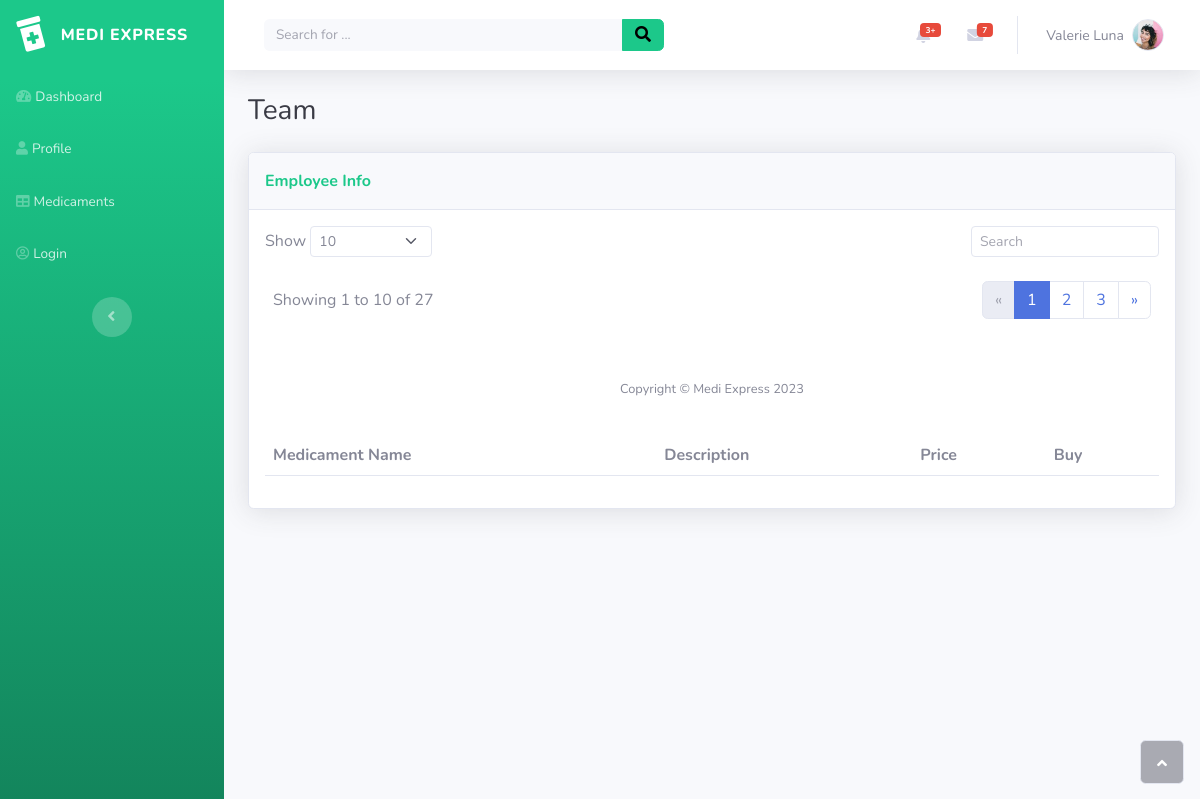
The app's page /medicaments, older data.
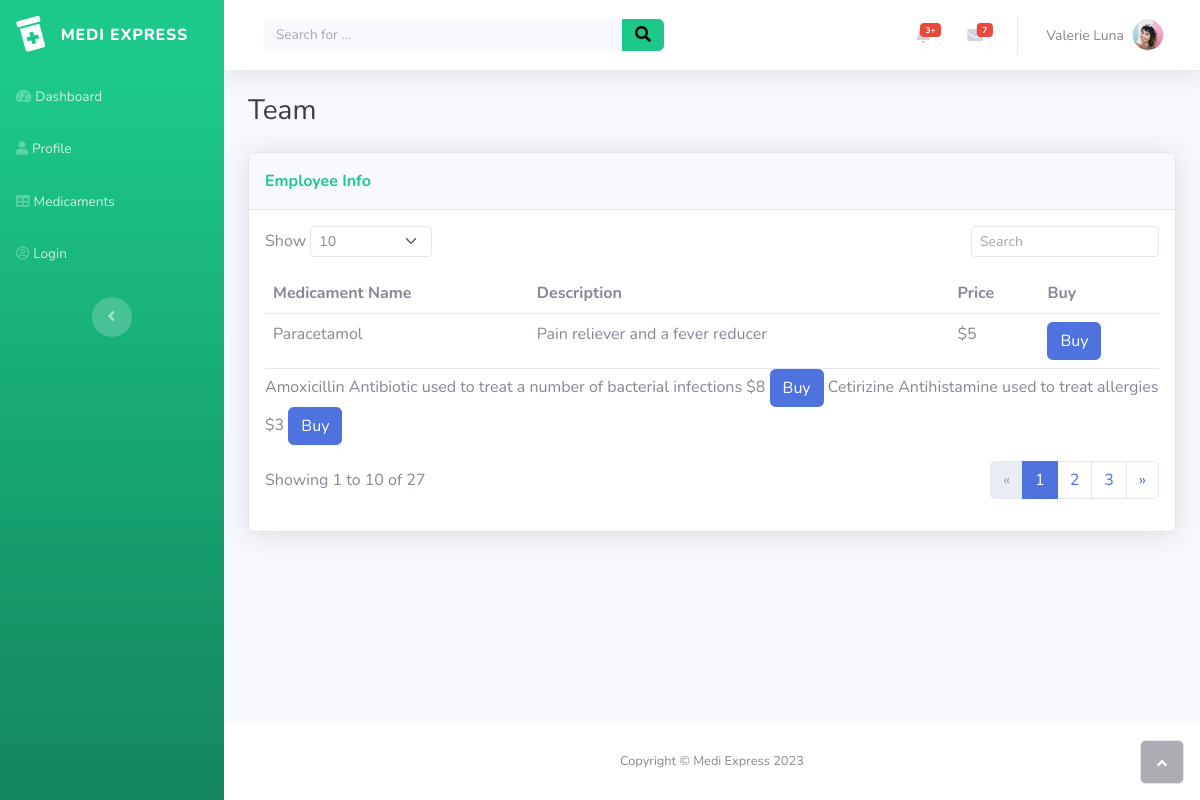
The same page, newer data.
### tables this page shows
CREATE TABLE medicaments (
     id INT AUTO_INCREMENT PRIMARY KEY,
     name VARCHAR(255) NOT NULL,
     description TEXT,
     price INT NOT NULL,
     quantity_in_stock INT NOT NULL
);

### app/Controllers/Controller.php (called while the page is built, shortened)
<?php
class Controller
{
    protected function render($view, $data = [])
    {
        extract($data);
        require_once __DIR__ . "/../../Views/$view.php";
    }
}

### app/Controllers/MedicamentController.php (called while the page is built, shortened)
<?php
class MedicamentController extends Controller {
    private $MedicamentModel;
    public function __construct(){
        $this->MedicamentModel = new Medicament();
    }
    public function displayMedicaments(){
        $results = $this->MedicamentModel->display_medicaments();
        $this->render('medicaments', ['results' => $results]);
    }
}

### public/index.php (called while the page is built, shortened)
<?php
$uri = parse_url($_SERVER['REQUEST_URI'], PHP_URL_PATH);
$method = $_SERVER['REQUEST_METHOD'];
$router = require_once 'routes.php';
try {
    $route = $router->route($uri, $method);
} catch (Exception $e) {
    http_response_code(404);
    echo "404 Page Not Found";
    exit;
}
$controller = new $route['controller']();
$action = $route['action'];
$controller->$action();

### Core/Database.php (called while the page is built, shortened)
<?php
class Database
{
    private static $instance = null;
    private $pdo;
    private $statement;
    public static function getInstance()
    {
        if (self::$instance === null) {
            self::$instance = new self();
        }
        return self::$instance;
    }
    private function connect()
    {
        try {
            $dsn = "mysql:host=" . $_ENV['DB_HOST'] . ";dbname=" . $_ENV['DB_NAME'];
            $options = [
                PDO::ATTR_PERSISTENT => true,
                PDO::ATTR_ERRMODE => PDO::ERRMODE_EXCEPTION,
            ];
            $this->pdo = new PDO($dsn, $_ENV['DB_USER'], $_ENV['DB_PASS'], $options);
        } catch (PDOException $e) {
            throw new PDOException($e->getMessage(), (int)$e->getCode());
        }
    }
    public function query($sql)
    {
        $this->statement = $this->pdo->prepare($sql);
        return $this;
    }
    public function execute()
    {
        try {
            return $this->statement->execute();
        } catch (PDOException $e) {
            throw new PDOException($e->getMessage(), (int)$e->getCode());
        }
    }
    public function fetchAllRecords()
    {
        $this->execute();
        return $this->statement->fetchAll(PDO::FETCH_OBJ);
    }
}

### app/Models/Medicament.php (called while the page is built, shortened)
<?php
class Medicament{
    protected $db;
    public function __construct() {
        $this->db = Database::getInstance();
    }
    public function display_medicaments()
    {
        $sql = "SELECT * FROM medicaments";
        $this->db->query($sql);
        $results = $this->db->fetchAllRecords();
        return $results;
    }
}

### Views/medicaments.php (the view, shortened to what the changed rows need)
<!DOCTYPE html>
<html data-bs-theme="light" lang="en">
<head>
    <link rel="stylesheet" href="assets/bootstrap/css/bootstrap.min.css">
    <link rel="stylesheet" href="assets/fonts/fontawesome-all.min.css">
</head>
<body id="page-top">
    <div id="wrapper">
        <div class="d-flex flex-column" id="content-wrapper">
            <div id="content">
                <div class="container-fluid">
                    <div class="card shadow">
                        <div class="card-body">
                            <div class="row">
                                <div class="col-md-6 text-nowrap">
                                </div>
                                <div class="col-md-6">
                                </div>
                            </div>
                            <div class="table-responsive table mt-2" role="grid" aria-describedby="dataTable_info">
                                <table class="table my-0" id="dataTable">
                                    <thead>
                                        <tr>
                                            <th>Medicament Name</th>
                                            <th>Description</th>
                                            <th>Price</th>
                                            <th>Buy</th>
                                        </tr>
                                    </thead>
                                    <?php foreach($results as $result){ ?>
                                    <tbody>
                                        <tr>
                                            <td><?= $result->name?></td>
                                            <td><?= $result->description?></td>
                                            <td>$<?= $result->price?></td>
                                            <td><button class = "  btn btn-primary btn-md">Buy</button></td>
                                        </tr>
                                </table>
                                <?php }?>
                            </div>
                            <div class="row">
                                <div class="col-md-6 align-self-center">
                                </div>
                                <div class="col-md-6">
                                </div>
                            </div>
                        </div>
                    </div>
                </div>
            </div>
        </div><a class="border rounded d-inline scroll-to-top" href="#page-top"><i class="fas fa-angle-up"></i></a>
    </div>
</body>
</html>

Row changes from the older to the newer data that the page shows:
added medicaments: name "Paracetamol", description "Pain reliever and a fever reducer", price "5"
added medicaments: name "Amoxicillin", description "Antibiotic used to treat a number of bacterial infections", price "8"
added medicaments: name "Cetirizine", description "Antihistamine used to treat allergies", price "3"
